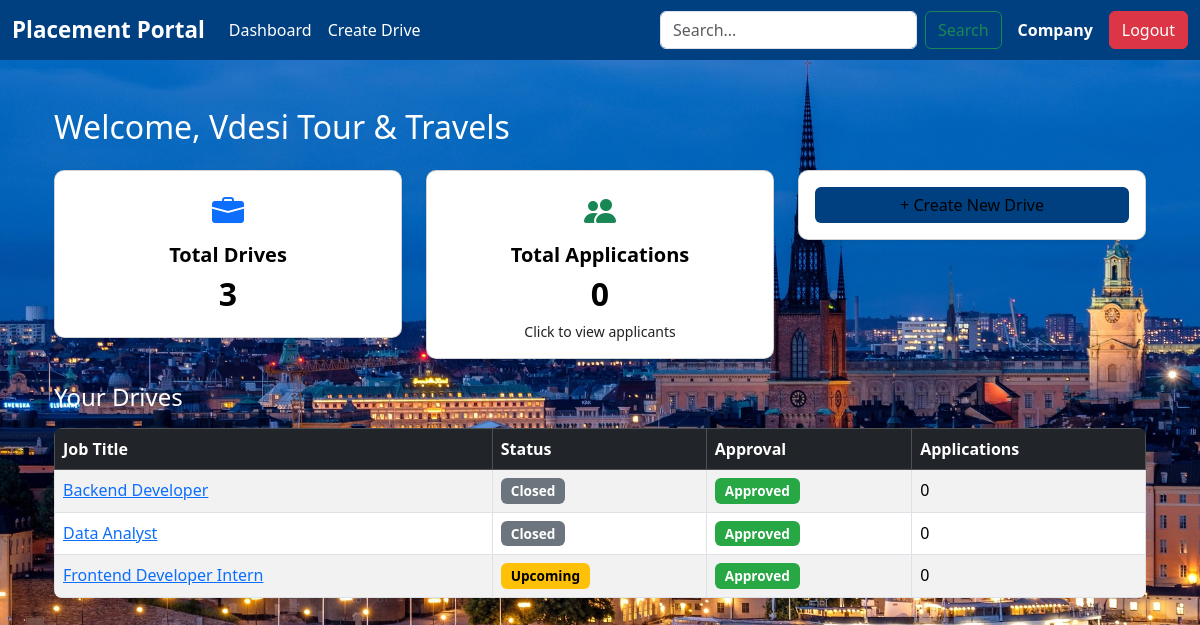
/dashboard/company (signed in), run on the app's committed database.
### models/models.py (models this page shows, shortened)
class Usercommon(db.Model):
    __abstract__ = True
    id = db.Column(db.Integer,primary_key=True)
    email = db.Column(db.String(120), unique=True, nullable=False)
    _password_hash = db.Column("password",db.String(128), nullable=False)
    name = db.Column(db.String(100), nullable=False)
    phone = db.Column(db.String(20), nullable=True)
    is_active = db.Column(db.Boolean, default=True, nullable=False)
    created_at = db.Column(db.DateTime, default=datetime.utcnow, nullable=False)

class Company(Usercommon):
    __tablename__ = 'companies'
    role = db.Column(db.Enum(Role), default=Role.COMPANY, nullable=False)
    company_name = db.Column(db.String(150), unique=True,nullable=False)
    hr_contact = db.Column(db.String(100), nullable=True)
    website = db.Column(db.String(200), nullable=True)
    approval_status = db.Column(db.Enum(Approvalstatus), default=Approvalstatus.PENDING, nullable=False)
    drives = db.relationship('PlacementDrive', backref='company', lazy=True,cascade="all, delete-orphan")

class PlacementDrive(db.Model):
    __tablename__ = 'placement_drives'
    id = db.Column(db.Integer, primary_key=True)
    company_id = db.Column(db.Integer, db.ForeignKey('companies.id', ondelete='CASCADE'), nullable=False)
    job_title = db.Column(db.String(150), nullable=False)
    job_description = db.Column(db.Text, nullable=True)
    eligibility_criteria = db.Column(db.String(200), nullable=True)
    application_deadline = db.Column(db.DateTime, nullable=False)
    salary_range = db.Column(db.String(100), nullable=True)
    required_skills = db.Column(db.String(200), nullable=True)
    experience_required = db.Column(db.String(100), nullable=True)
    status = db.Column(db.Enum(Drivestatus), default=Drivestatus.UPCOMING, nullable=False)
    approval_status = db.Column(db.Enum(Approvalstatus), default=Approvalstatus.PENDING, nullable=False)
    applications = db.relationship('Application', backref='drive', lazy=True, cascade="all, delete-orphan")
    approval_status = db.Column(db.Enum(Approvalstatus), default=Approvalstatus.PENDING)

### app.py (the view)
@app.route("/dashboard/company")
@role_required(Role.COMPANY)
def company_dashboard():
    company = Company.query.get(session['user_id'])
    drives = PlacementDrive.query.filter_by(company_id=company.id).all()
    total_drives = len(drives)
    all_applications = Application.query.join(PlacementDrive).filter(
        PlacementDrive.company_id == company.id
    ).all()
    total_applications = len(all_applications)
    return render_template(
        "company/CompanyDashboard.html",
        company=company,
        drives=drives,
        total_drives=total_drives,
        total_applications=total_applications,
        all_applications=all_applications,
        Drivestatus=Drivestatus
    )

### app.py (called while the page is built)
def role_required(required_role):
    def decorator(f):
        @wraps(f)
        def wrapper(*args, **kwargs):
            if 'user_id' not in session or 'user_role' not in session:
                return redirect(url_for('login'))
            if session['user_role'] != required_role.value:
                return "Unauthorized", 403
            return f(*args, **kwargs)
        return wrapper
    return decorator

### templates/company/CompanyDashboard.html (shortened to what this page needs)
{% extends "index.html" %}
{% block content %}
<div class="container mt-4">
    <h2 class="mb-4">Welcome, {{ company.company_name }}</h2>
    <div class="row mb-4">
        <div class="col-md-4">
            <div class="card shadow-sm p-3 text-center">
                <i class="bi bi-briefcase-fill fs-2 text-primary"></i>
                <h5>Total Drives</h5>
                <h3 style="color:#000 !important; font-weight:700;">{{ total_drives }}</h3>
            </div>
        </div>
        <div class="col-md-4">
            <div class="card shadow-sm p-3 text-center applications-card" style="cursor: pointer;"
                data-bs-toggle="modal" data-bs-target="#applicationsModal">
                <i class="bi bi-people-fill fs-2 text-success"></i>
                <h5>Total Applications</h5>
                <h3 style="color:#000 !important; font-weight:700;">{{ total_applications }}</h3>
                <small class="text-muted">Click to view applicants</small>
            </div>
        </div>
        <div class="col-md-4">
            <div class="card shadow-sm p-3 text-center">
                <a href="{{ url_for('create_drive') }}" class="btn btn-info w-100">
                    + Create New Drive
                </a>
            </div>
        </div>
    </div>
    {% include "company/CompanyDrives.html" %}
</div>
{% endblock %}

### templates/navbar.html (shortened to what this page needs)
<nav class="navbar navbar-expand-lg navbar-dark bg-dark">
  <div class="container-fluid">
    <a class="navbar-brand fw-bold" href="#">Placement Portal</a>
    <div class="collapse navbar-collapse" id="navbarNavDropdown">
      <ul class="navbar-nav me-auto mb-2 mb-lg-0">
        {% if session.get('user_role') == 'company' %}
        <li class="nav-item">
          <a class="nav-link" href="{{ url_for('company_dashboard') }}">Dashboard</a>
        </li>
        <li class="nav-item">
          <a class="nav-link" href="{{ url_for('create_drive') }}">Create Drive</a>
        </li>
        {% endif %}
      </ul>
      <div class="d-flex align-items-center gap-3 ms-auto">
        {% if session.get('user_role') in ['admin', 'student', 'company'] %}
        <form class="d-flex" role="search" action="{{ url_for('search') }}" method="GET">
          <input class="form-control me-2" type="search" name="q" placeholder="Search...">
          <button class="btn btn-outline-success">Search</button>
        </form>
        {% endif %}
        <span class="text-white fw-semibold">
          {{ session.get('user_role') | capitalize }}
        </span>
        <a href="{{ url_for('logout') }}" class="btn btn-danger">Logout</a>
      </div>
    </div>
  </div>
</nav>

### templates/company/CompanyDrives.html (shortened to what this page needs)
<h4 class="mb-3">Your Drives</h4>
<table class="table table-bordered table-striped table-hover">
    <thead class="table-dark">
        <tr>
            <th>Job Title</th>
            <th>Status</th>
            <th>Approval</th>
            <th>Applications</th>
        </tr>
    </thead>
    <tbody id="driveTable">
        {% for drive in drives %}
        <tr>
            <td>
                <a href="#" data-bs-toggle="modal" data-bs-target="#driveModal{{ drive.id }}">
                    {{ drive.job_title }}
                </a>
            </td>
            <td>
                {% if drive.status == Drivestatus.UPCOMING %}
                <span class="badge bg-warning text-dark">Upcoming</span>
                {% elif drive.status == Drivestatus.ONGOING %}
                <span class="badge bg-success">Active</span>
                {% elif drive.status == Drivestatus.COMPLETED %}
                <span class="badge bg-secondary">Closed</span>
                {% endif %}
            </td>
            <td>
                {% if drive.approval_status.name == "APPROVED" %}
                <span class="badge bg-success">Approved</span>
                {% elif drive.approval_status.name == "PENDING" %}
                <span class="badge bg-warning text-dark">Pending</span>
                {% elif drive.approval_status.name == "REJECTED" %}
                <span class="badge bg-danger">Rejected</span>
                {% elif drive.approval_status.name == "BLACKLISTED" %}
                <span class="badge bg-dark">Blacklisted</span>
                {% endif %}
            </td>
            <td>{{ drive.applications|length }}</td>
        </tr>
        {% else %}
        <tr>
            <td colspan="4" class="text-center text-muted">
                No drives created yet.
            </td>
        </tr>
        {% endfor %}
    </tbody>
</table>

### static/css/dashboard.css (style rules this page uses)
body { font-family: 'Segoe UI', Arial, sans-serif; background-color: #f8f9fa; color: #333; }
.navbar { background-color: #004080 !important; }
.navbar-brand { font-weight: bold; font-size: 1.4rem; }
.nav-link { color: #fff !important; }
.card { border-radius: 10px; }
.card h5 { font-weight: 600; color: #555; }
.card h3 { font-size: 2rem; color: #004080; }
.card i { margin-bottom: 8px; }
.btn-info { background-color: #004080; border: none; }
.table { border-radius: 8px; overflow: hidden; }
.table thead { background-color: #004080; color: #fff; }
.badge { font-size: 0.85rem; padding: 6px 10px; }
.badge.bg-success { background-color: #28a745 !important; }
.badge.bg-warning { background-color: #ffc107 !important; color: #000 !important; }
.badge.bg-secondary { background-color: #6c757d !important; }
body { background: url("/static/skyline1.jpg") no-repeat center center fixed; background-size: cover; }
h2, h3, h4, h5 { color: #ffffff !important; }
.card p, .card span, .card small { color: #222 !important; }
.card h5 { color: #000 !important; font-weight: 600; }
.text-muted { color: rgba(255, 255, 255, 0.8) !important; }

### data on the page
Company: get "Company", company_name "Vdesi Tour & Travels"
PlacementDrive: job_title "Backend Developer", status "Closed", approval_status "Approved", applications|length "0"
PlacementDrive: job_title "Data Analyst", status "Closed", approval_status "Approved", applications|length "0"
PlacementDrive: job_title "Frontend Developer Intern", status "Upcoming", approval_status "Approved", applications|length "0"

### other printed values
{{ total_drives }} "3"
{{ total_applications }} "0"
